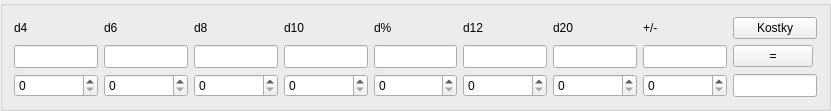
   <widget class="QGroupBox" name="gridGroupBox_8">
    <property name="geometry">
     <rect>
      <x>20</x>
      <y>639</y>
      <width>831</width>
      <height>91</height>
     </rect>
    </property>
    <layout class="QGridLayout" name="gridLayout">
     <item row="2" column="2">
      <widget class="QSpinBox" name="spinBox_11"/>
     </item>
     <item row="2" column="4">
      <widget class="QSpinBox" name="spinBox_13"/>
     </item>
     <item row="0" column="7">
      <widget class="QLabel" name="label_42">
       <property name="text">
        <string>+/-</string>
       </property>
      </widget>
     </item>
     <item row="2" column="5">
      <widget class="QSpinBox" name="spinBox_14"/>
     </item>
     <item row="2" column="0">
      <widget class="QSpinBox" name="spinBox_9"/>
     </item>
     <item row="0" column="2">
      <widget class="QLabel" name="label_37">
       <property name="text">
        <string>d8</string>
       </property>
      </widget>
     </item>
     <item row="2" column="8">
      <widget class="QLineEdit" name="lineEdit_48">
       <property name="font">
        <font>
         <pointsize>10</pointsize>
        </font>
       </property>
       <property name="inputMask">
        <string>###################</string>
       </property>
      </widget>
     </item>
     <item row="2" column="1">
      <widget class="QSpinBox" name="spinBox_10"/>
     </item>
     <item row="0" column="5">
      <widget class="QLabel" name="label_40">
       <property name="text">
        <string>d12</string>
       </property>
      </widget>
     </item>
     <item row="0" column="0">
      <widget class="QLabel" name="label_35">
       <property name="text">
        <string>d4</string>
       </property>
      </widget>
     </item>
     <item row="2" column="6">
      <widget class="QSpinBox" name="spinBox_15"/>
     </item>
     <item row="0" column="6">
      <widget class="QLabel" name="label_41">
       <property name="text">
        <string>d20</string>
       </property>
      </widget>
     </item>
     <item row="0" column="1">
      <widget class="QLabel" name="label_36">
       <property name="text">
        <string>d6</string>
       </property>
      </widget>
     </item>
     <item row="2" column="3">
      <widget class="QSpinBox" name="spinBox_12"/>
     </item>
     <item row="2" column="7">
      <widget class="QSpinBox" name="spinBox_16"/>
     </item>
     <item row="0" column="4">
      <widget class="QLabel" name="label_39">
       <property name="text">
        <string>d%</string>
       </property>
      </widget>
     </item>
     <item row="0" column="3">
      <widget class="QLabel" name="label_38">
       <property name="text">
        <string>d10</string>
       </property>
      </widget>
     </item>
     <item row="1" column="0">
      <widget class="QLineEdit" name="lineEdit_49">
       <property name="font">
        <font>
         <pointsize>10</pointsize>
        </font>
       </property>
       <property name="inputMask">
        <string>###################</string>
       </property>
      </widget>
     </item>
     <item row="1" column="1">
      <widget class="QLineEdit" name="lineEdit_50">
       <property name="font">
        <font>
         <pointsize>10</pointsize>
        </font>
       </property>
       <property name="inputMask">
        <string>###################</string>
       </property>
      </widget>
     </item>
     <item row="1" column="2">
      <widget class="QLineEdit" name="lineEdit_51">
       <property name="font">
        <font>
         <pointsize>10</pointsize>
        </font>
       </property>
       <property name="inputMask">
        <string>###################</string>
       </property>
      </widget>
     </item>
     <item row="1" column="3">
      <widget class="QLineEdit" name="lineEdit_52">
       <property name="font">
        <font>
         <pointsize>10</pointsize>
        </font>
       </property>
       <property name="inputMask">
        <string>###################</string>
       </property>
      </widget>
     </item>
     <item row="1" column="4">
      <widget class="QLineEdit" name="lineEdit_53">
       <property name="font">
        <font>
         <pointsize>10</pointsize>
        </font>
       </property>
       <property name="inputMask">
        <string>###################</string>
       </property>
      </widget>
     </item>
     <item row="1" column="5">
      <widget class="QLineEdit" name="lineEdit_54">
       <property name="font">
        <font>
         <pointsize>10</pointsize>
        </font>
       </property>
       <property name="inputMask">
        <string>###################</string>
       </property>
      </widget>
     </item>
     <item row="1" column="6">
      <widget class="QLineEdit" name="lineEdit_55">
       <property name="font">
        <font>
         <pointsize>10</pointsize>
        </font>
       </property>
       <property name="inputMask">
        <string>###################</string>
       </property>
      </widget>
     </item>
     <item row="1" column="7">
      <widget class="QLineEdit" name="lineEdit_56">
       <property name="font">
        <font>
         <pointsize>10</pointsize>
        </font>
       </property>
       <property name="inputMask">
        <string>###################</string>
       </property>
      </widget>
     </item>
     <item row="1" column="8">
      <widget class="QPushButton" name="pushButton_16">
       <property name="sizePolicy">
        <sizepolicy hsizetype="Maximum" vsizetype="Maximum">
         <horstretch>0</horstretch>
         <verstretch>0</verstretch>
        </sizepolicy>
       </property>
       <property name="text">
        <string>=</string>
       </property>
      </widget>
     </item>
     <item row="0" column="8">
      <widget class="QPushButton" name="pushButton_dice">
       <property name="text">
        <string>Kostky</string>
       </property>
      </widget>
     </item>
    </layout>
   </widget>
